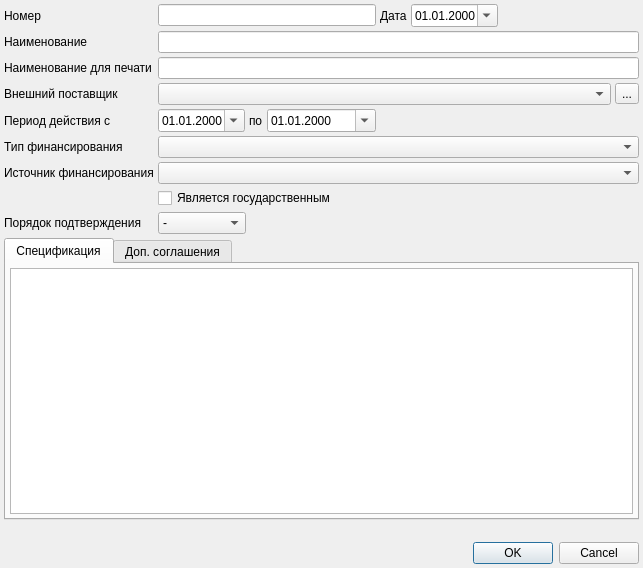
<?xml version="1.0" encoding="UTF-8"?>
<ui version="4.0">
 <class>PurchaseContractDialog</class>
 <widget class="QDialog" name="PurchaseContractDialog">
  <property name="geometry">
   <rect>
    <x>0</x>
    <y>0</y>
    <width>643</width>
    <height>568</height>
   </rect>
  </property>
  <property name="windowTitle">
   <string>Контракт на закупку</string>
  </property>
  <layout class="QGridLayout" name="gridLayout">
   <property name="margin">
    <number>4</number>
   </property>
   <property name="spacing">
    <number>4</number>
   </property>
   <item row="5" column="1" colspan="7">
    <widget class="CRBComboBox" name="cmbFinance">
     <property name="sizePolicy">
      <sizepolicy hsizetype="Expanding" vsizetype="Fixed">
       <horstretch>0</horstretch>
       <verstretch>0</verstretch>
      </sizepolicy>
     </property>
    </widget>
   </item>
   <item row="0" column="0">
    <widget class="QLabel" name="lblNumber">
     <property name="text">
      <string>Номер</string>
     </property>
     <property name="buddy">
      <cstring>edtNumber</cstring>
     </property>
    </widget>
   </item>
   <item row="8" column="0">
    <widget class="QLabel" name="lblConfirmationOrder">
     <property name="text">
      <string>Порядок подтверждения</string>
     </property>
     <property name="buddy">
      <cstring>cmbConfirmationOrder</cstring>
     </property>
    </widget>
   </item>
   <item row="8" column="1" colspan="5">
    <widget class="QComboBox" name="cmbConfirmationOrder">
     <property name="sizePolicy">
      <sizepolicy hsizetype="Maximum" vsizetype="Fixed">
       <horstretch>0</horstretch>
       <verstretch>0</verstretch>
      </sizepolicy>
     </property>
     <item>
      <property name="text">
       <string>-</string>
      </property>
     </item>
     <item>
      <property name="text">
       <string>Прямой</string>
      </property>
     </item>
     <item>
      <property name="text">
       <string>Обратный</string>
      </property>
     </item>
    </widget>
   </item>
   <item row="9" column="0" colspan="8">
    <widget class="QTabWidget" name="tabWidget">
     <property name="currentIndex">
      <number>0</number>
     </property>
     <widget class="QWidget" name="tabSpecification">
      <attribute name="title">
       <string>Спецификация</string>
      </attribute>
      <layout class="QGridLayout" name="gridLayout_2">
       <property name="margin">
        <number>4</number>
       </property>
       <property name="spacing">
        <number>4</number>
       </property>
       <item row="0" column="0">
        <widget class="CInDocTableView" name="tblItems">
         <property name="sizePolicy">
          <sizepolicy hsizetype="Preferred" vsizetype="Expanding">
           <horstretch>0</horstretch>
           <verstretch>0</verstretch>
          </sizepolicy>
         </property>
        </widget>
       </item>
      </layout>
     </widget>
     <widget class="QWidget" name="tabAdditionallyAgreement">
      <attribute name="title">
       <string>Доп. соглашения</string>
      </attribute>
      <layout class="QGridLayout" name="gridLayout_3">
       <property name="margin">
        <number>4</number>
       </property>
       <property name="spacing">
        <number>4</number>
       </property>
       <item row="0" column="0">
        <widget class="CInDocTableView" name="tblAdditionallyAgreement"/>
       </item>
      </layout>
     </widget>
    </widget>
   </item>
   <item row="11" column="1" colspan="7">
    <widget class="QDialogButtonBox" name="buttonBox">
     <property name="orientation">
      <enum>Qt::Horizontal</enum>
     </property>
     <property name="standardButtons">
      <set>QDialogButtonBox::Cancel|QDialogButtonBox::Ok</set>
     </property>
    </widget>
   </item>
   <item row="10" column="0" colspan="8">
    <widget class="QLabel" name="lblSummaryInfo">
     <property name="text">
      <string/>
     </property>
    </widget>
   </item>
   <item row="3" column="7">
    <widget class="QToolButton" name="btnSelectOrganisation">
     <property name="text">
      <string>...</string>
     </property>
    </widget>
   </item>
   <item row="0" column="6" colspan="2">
    <spacer name="horizontalSpacer_2">
     <property name="orientation">
      <enum>Qt::Horizontal</enum>
     </property>
     <property name="sizeHint" stdset="0">
      <size>
       <width>40</width>
       <height>20</height>
      </size>
     </property>
    </spacer>
   </item>
   <item row="2" column="0">
    <widget class="QLabel" name="lblTitle">
     <property name="text">
      <string>Наименование для печати</string>
     </property>
     <property name="buddy">
      <cstring>edtTitle</cstring>
     </property>
    </widget>
   </item>
   <item row="4" column="4" colspan="4">
    <spacer name="horizontalSpacer">
     <property name="orientation">
      <enum>Qt::Horizontal</enum>
     </property>
     <property name="sizeHint" stdset="0">
      <size>
       <width>40</width>
       <height>20</height>
      </size>
     </property>
    </spacer>
   </item>
   <item row="1" column="0">
    <widget class="QLabel" name="lblName">
     <property name="text">
      <string>Наименование</string>
     </property>
     <property name="buddy">
      <cstring>edtName</cstring>
     </property>
    </widget>
   </item>
   <item row="0" column="4">
    <widget class="QLabel" name="lblDate">
     <property name="sizePolicy">
      <sizepolicy hsizetype="Maximum" vsizetype="Preferred">
       <horstretch>0</horstretch>
       <verstretch>0</verstretch>
      </sizepolicy>
     </property>
     <property name="text">
      <string>Дата</string>
     </property>
     <property name="buddy">
      <cstring>edtDate</cstring>
     </property>
    </widget>
   </item>
   <item row="0" column="5">
    <widget class="CDateEdit" name="edtDate">
     <property name="sizePolicy">
      <sizepolicy hsizetype="Maximum" vsizetype="Fixed">
       <horstretch>0</horstretch>
       <verstretch>0</verstretch>
      </sizepolicy>
     </property>
     <property name="displayFormat">
      <string>dd.MM.yyyy</string>
     </property>
     <property name="calendarPopup">
      <bool>true</bool>
     </property>
    </widget>
   </item>
   <item row="2" column="1" colspan="7">
    <widget class="QLineEdit" name="edtTitle"/>
   </item>
   <item row="3" column="0">
    <widget class="QLabel" name="lblSupplierOrg">
     <property name="text">
      <string>Внешний поставщик</string>
     </property>
     <property name="buddy">
      <cstring>cmbSupplierOrg</cstring>
     </property>
    </widget>
   </item>
   <item row="3" column="1" colspan="6">
    <widget class="COrgComboBox" name="cmbSupplierOrg"/>
   </item>
   <item row="4" column="3">
    <widget class="CDateEdit" name="edtEndDate">
     <property name="displayFormat">
      <string>dd.MM.yyyy</string>
     </property>
     <property name="calendarPopup">
      <bool>true</bool>
     </property>
    </widget>
   </item>
   <item row="0" column="1" colspan="3">
    <widget class="QLineEdit" name="edtNumber"/>
   </item>
   <item row="1" column="1" colspan="7">
    <widget class="QLineEdit" name="edtName"/>
   </item>
   <item row="4" column="0">
    <widget class="QLabel" name="lblPeriodDate">
     <property name="text">
      <string>Период действия с</string>
     </property>
     <property name="buddy">
      <cstring>edtBegDate</cstring>
     </property>
    </widget>
   </item>
   <item row="4" column="2">
    <widget class="QLabel" name="label">
     <property name="sizePolicy">
      <sizepolicy hsizetype="Maximum" vsizetype="Preferred">
       <horstretch>0</horstretch>
       <verstretch>0</verstretch>
      </sizepolicy>
     </property>
     <property name="text">
      <string>по</string>
     </property>
    </widget>
   </item>
   <item row="4" column="1">
    <widget class="CDateEdit" name="edtBegDate">
     <property name="sizePolicy">
      <sizepolicy hsizetype="Maximum" vsizetype="Fixed">
       <horstretch>0</horstretch>
       <verstretch>0</verstretch>
      </sizepolicy>
     </property>
     <property name="displayFormat">
      <string>dd.MM.yyyy</string>
     </property>
     <property name="calendarPopup">
      <bool>true</bool>
     </property>
    </widget>
   </item>
   <item row="5" column="0">
    <widget class="QLabel" name="lblFinance">
     <property name="text">
      <string>Тип финансирования</string>
     </property>
     <property name="buddy">
      <cstring>cmbFinance</cstring>
     </property>
    </widget>
   </item>
   <item row="7" column="1" colspan="7">
    <widget class="QCheckBox" name="chkState">
     <property name="text">
      <string>Является государственным</string>
     </property>
    </widget>
   </item>
   <item row="6" column="0">
    <widget class="QLabel" name="lblFinanceSource">
     <property name="text">
      <string>Источник финансирования</string>
     </property>
    </widget>
   </item>
   <item row="6" column="1" colspan="7">
    <widget class="CRBComboBox" name="cmbFinanceSource"/>
   </item>
  </layout>
 </widget>
 <customwidgets>
  <customwidget>
   <class>CInDocTableView</class>
   <extends>QTableView</extends>
   <header>library/InDocTable.h</header>
  </customwidget>
  <customwidget>
   <class>COrgComboBox</class>
   <extends>QComboBox</extends>
   <header>Orgs/OrgComboBox.h</header>
  </customwidget>
  <customwidget>
   <class>CDateEdit</class>
   <extends>QDateEdit</extends>
   <header>library/DateEdit</header>
  </customwidget>
  <customwidget>
   <class>CRBComboBox</class>
   <extends>QComboBox</extends>
   <header>library/crbcombobox.h</header>
  </customwidget>
 </customwidgets>
 <tabstops>
  <tabstop>edtNumber</tabstop>
  <tabstop>edtDate</tabstop>
  <tabstop>edtName</tabstop>
  <tabstop>edtTitle</tabstop>
  <tabstop>cmbSupplierOrg</tabstop>
  <tabstop>btnSelectOrganisation</tabstop>
  <tabstop>edtBegDate</tabstop>
  <tabstop>edtEndDate</tabstop>
  <tabstop>cmbFinance</tabstop>
  <tabstop>chkState</tabstop>
  <tabstop>tabWidget</tabstop>
  <tabstop>tblItems</tabstop>
  <tabstop>buttonBox</tabstop>
  <tabstop>tblAdditionallyAgreement</tabstop>
 </tabstops>
 <resources/>
 <connections>
  <connection>
   <sender>buttonBox</sender>
   <signal>accepted()</signal>
   <receiver>PurchaseContractDialog</receiver>
   <slot>accept()</slot>
   <hints>
    <hint type="sourcelabel">
     <x>256</x>
     <y>484</y>
    </hint>
    <hint type="destinationlabel">
     <x>157</x>
     <y>274</y>
    </hint>
   </hints>
  </connection>
  <connection>
   <sender>buttonBox</sender>
   <signal>rejected()</signal>
   <receiver>PurchaseContractDialog</receiver>
   <slot>reject()</slot>
   <hints>
    <hint type="sourcelabel">
     <x>324</x>
     <y>484</y>
    </hint>
    <hint type="destinationlabel">
     <x>286</x>
     <y>274</y>
    </hint>
   </hints>
  </connection>
 </connections>
</ui>
